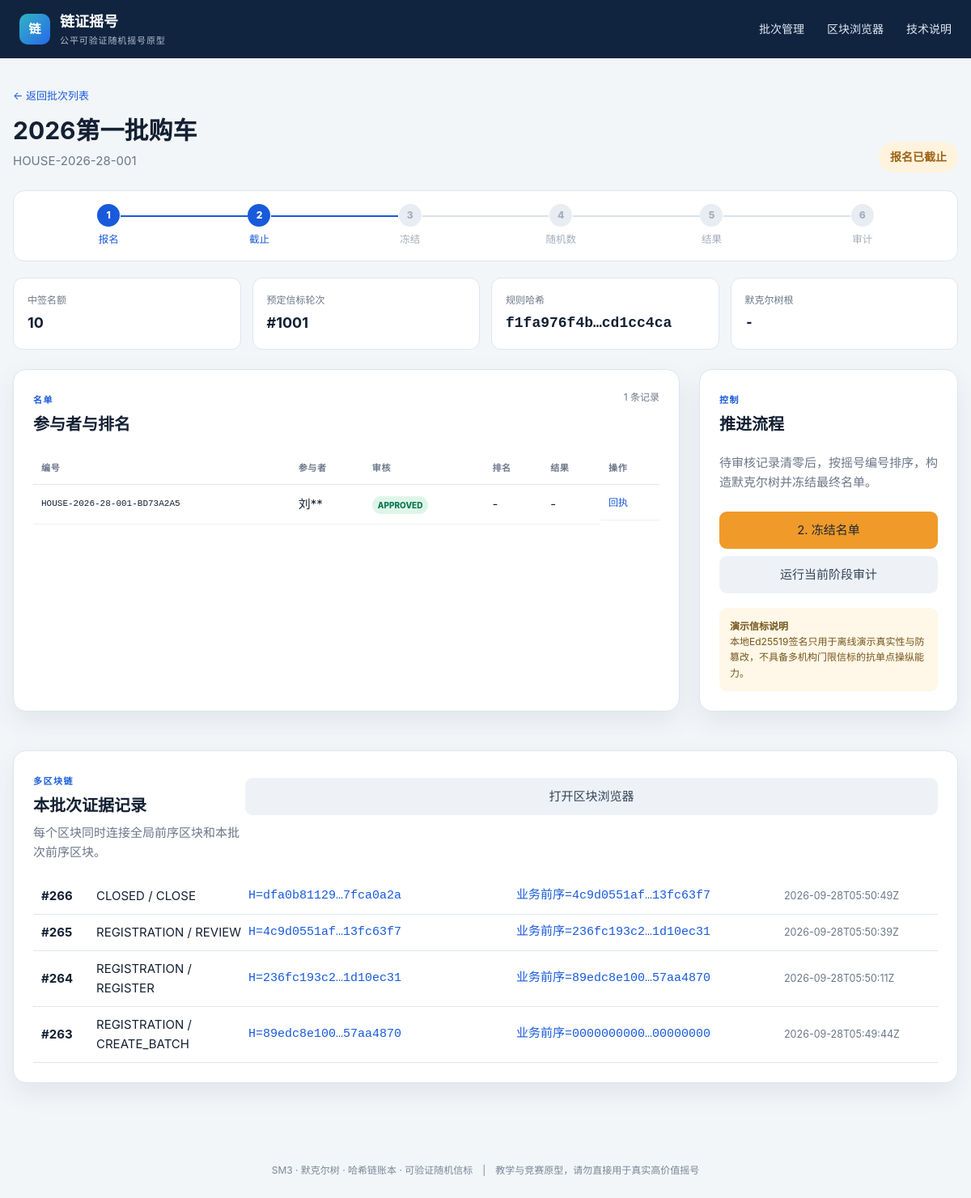
/batches/2, run on the app's committed database.
### tables this page shows
CREATE TABLE batches (
    id INTEGER PRIMARY KEY AUTOINCREMENT,
    batch_id TEXT NOT NULL UNIQUE,
    title TEXT NOT NULL,
    winner_count INTEGER NOT NULL CHECK(winner_count > 0),
    status TEXT NOT NULL DEFAULT 'REGISTRATION',
    rule_json TEXT NOT NULL,
    rule_hash TEXT NOT NULL,
    beacon_round INTEGER NOT NULL,
    created_at TEXT NOT NULL,
    closed_at TEXT,
    frozen_at TEXT,
    merkle_root TEXT,
    manifest_hash TEXT,
    beacon_json TEXT,
    seed TEXT,
    drawn_at TEXT
);

CREATE TABLE participants (
    id INTEGER PRIMARY KEY AUTOINCREMENT,
    batch_db_id INTEGER NOT NULL REFERENCES batches(id),
    lottery_no TEXT NOT NULL,
    name TEXT NOT NULL,
    id_number TEXT NOT NULL,
    contact TEXT NOT NULL,
    salt TEXT NOT NULL,
    commitment TEXT NOT NULL,
    status TEXT NOT NULL DEFAULT 'PENDING',
    registered_at TEXT NOT NULL,
    reviewed_at TEXT,
    leaf_hash TEXT,
    score TEXT,
    rank INTEGER,
    is_winner INTEGER NOT NULL DEFAULT 0,
    UNIQUE(batch_db_id, lottery_no),
    UNIQUE(batch_db_id, id_number)
);

CREATE TABLE ledger_blocks (
    height INTEGER PRIMARY KEY,
    previous_hash TEXT NOT NULL,
    tx_type TEXT NOT NULL,
    payload_json TEXT NOT NULL,
    timestamp TEXT NOT NULL,
    block_hash TEXT NOT NULL UNIQUE,
    batch_id TEXT,
    stage TEXT NOT NULL DEFAULT 'LEGACY',
    data_hash TEXT,
    state_hash TEXT,
    business_previous_hash TEXT
);

### app.py (the view)
    @app.get("/batches/<int:batch_db_id>")
    def batch_detail(batch_db_id):
        batch = get_batch_or_404(batch_db_id)
        people = participants_for(batch_db_id)
        blocks = get_db().execute(
            "SELECT * FROM ledger_blocks WHERE batch_id=? "
            "ORDER BY height DESC LIMIT 40",
            (batch["batch_id"],),
        ).fetchall()
        return render_template("batch.html", batch=batch, people=people, blocks=blocks)

### database.py (called while the page is built)
def connect(path: str | Path) -> sqlite3.Connection:
    conn = sqlite3.connect(path)
    conn.row_factory = sqlite3.Row
    conn.execute("PRAGMA foreign_keys = ON")
    return conn

### templates/batch.html (shortened to what this page needs)
{% extends "base.html" %}
{% block content %}
<div class="page-head">
  <div><a class="back" href="{{ url_for('index') }}">← 返回批次列表</a><h1>{{ batch['title'] }}</h1><p>{{ batch['batch_id'] }}</p></div>
  <span class="badge large status-{{ batch['status']|lower }}">{{ batch['status']|status_label }}</span>
</div>
<section class="timeline">
  {% set stages = [('REGISTRATION','报名'),('CLOSED','截止'),('FROZEN','冻结'),('RANDOM_READY','随机数'),('DRAWN','结果'),('AUDITED','审计')] %}
  {% set values = ['REGISTRATION','CLOSED','FROZEN','RANDOM_READY','DRAWN','AUDITED'] %}
  {% set current = values.index(batch['status']) if batch['status'] in values else 0 %}
  {% for code,label in stages %}<div class="{{ 'done' if loop.index0 <= current else '' }}"><span>{{ loop.index }}</span><small>{{ label }}</small></div>{% endfor %}
</section>
<div class="metrics">
  <div><small>中签名额</small><strong>{{ batch['winner_count'] }}</strong></div>
  <div><small>预定信标轮次</small><strong>#{{ batch['beacon_round'] }}</strong></div>
  <div><small>规则哈希</small><strong class="mono">{{ batch['rule_hash']|short_hash }}</strong></div>
  <div><small>默克尔树根</small><strong class="mono">{{ batch['merkle_root']|short_hash }}</strong></div>
</div>
<div class="grid main-side">
  <section class="card">
    <div class="card-head"><div><span class="step">名单</span><h2>参与者与排名</h2></div><span class="count">{{ people|length }} 条记录</span></div>
    {% if people %}
    <div class="table-wrap"><table>
      <thead><tr><th>编号</th><th>参与者</th><th>审核</th><th>排名</th><th>结果</th><th>操作</th></tr></thead>
      <tbody>{% for p in people %}<tr>
        <td class="mono small">{{ p['lottery_no'] }}</td><td>{{ p['name']|mask_name }}</td>
        <td><span class="badge mini participant-{{ p['status']|lower }}">{{ p['status'] }}</span></td>
        <td>{{ p['rank'] or '-' }}</td><td>{% if p['is_winner'] %}<span class="winner">中签</span>{% elif p['rank'] %}未中签{% else %}-{% endif %}</td>
        <td class="actions">
          <a class="link" href="{{ url_for('receipt', participant_id=p['id']) }}">回执</a>
        </td>
      </tr>{% endfor %}</tbody>
    </table></div>
    {% else %}<div class="empty">当前还没有报名记录。</div>{% endif %}
  </section>
  <aside class="card controls">
    <div class="card-head"><div><span class="step">控制</span><h2>推进流程</h2></div></div>
    {% if batch['status']=='REGISTRATION' %}
      <p>关闭报名后不能再添加参与者，但仍可处理截止前的待审核记录。</p>
      <form method="post" action="{{ url_for('close_batch', batch_db_id=batch['id']) }}"><button class="button warning" type="submit">1. 关闭报名</button></form>
    {% elif batch['status']=='CLOSED' %}
      <p>待审核记录清零后，按摇号编号排序，构造默克尔树并冻结最终名单。</p>
      <form method="post" action="{{ url_for('freeze_batch', batch_db_id=batch['id']) }}"><button class="button warning" type="submit">2. 冻结名单</button></form>
    {% elif batch['status']=='FROZEN' %}
      <p>名单已经固定。现在才允许产生预定轮次的随机信标。</p>
      <form method="post" action="{{ url_for('emit_beacon', batch_db_id=batch['id']) }}"><button class="button warning" type="submit">3. 产生演示信标</button></form>
    {% elif batch['status']=='RANDOM_READY' %}
      <p>信标签名验证通过。将为每个唯一编号独立计算SM3分值并排序。</p>
      <form method="post" action="{{ url_for('draw', batch_db_id=batch['id']) }}"><button class="button warning" type="submit">4. 执行摇号</button></form>
    {% elif batch['status']=='DRAWN' %}
      <p>摇号已经完成。先公开复算全部证据，再将审计报告摘要封存为最后一个区块。</p>
      <a class="button primary" href="{{ url_for('audit_page', batch_db_id=batch['id']) }}">查看公开审计</a>
      <form method="post" action="{{ url_for('seal_audit', batch_db_id=batch['id']) }}"><button class="button warning" type="submit">5. 生成审计区块</button></form>
    {% elif batch['status']=='AUDITED' %}
      <p>规则、名单、随机信标、结果和审计报告已经形成完整的多区块证据链。</p>
      <a class="button primary" href="{{ url_for('audit_page', batch_db_id=batch['id']) }}">查看最终审计</a>
    {% endif %}
    <a class="button secondary" href="{{ url_for('audit_page', batch_db_id=batch['id']) }}">运行当前阶段审计</a>
    <div class="notice"><strong>演示信标说明</strong><span>本地Ed25519签名只用于离线演示真实性与防篡改，不具备多机构门限信标的抗单点操纵能力。</span></div>
  </aside>
</div>
<section class="card">
  <div class="card-head"><div><span class="step">多区块链</span><h2>本批次证据记录</h2><p>每个区块同时连接全局前序区块和本批次前序区块。</p></div><a class="button secondary" href="{{ url_for('chain_explorer') }}">打开区块浏览器</a></div>
  {% if blocks %}<div class="ledger-list">{% for block in blocks %}<div><b>#{{ block['height'] }}</b><span>{{ block['stage'] }} / {{ block['tx_type'] }}</span><code title="当前区块哈希">H={{ block['block_hash']|short_hash }}</code><code title="本批次前序哈希">业务前序={{ block['business_previous_hash']|short_hash }}</code><small>{{ block['timestamp'] }}</small></div>{% endfor %}</div>{% else %}<div class="empty">暂无记录。</div>{% endif %}
</section>
{% endblock %}

### templates/base.html (shortened to what this page needs)
<!doctype html>
<html lang="zh-CN">
<head>
  <link rel="stylesheet" href="{{ url_for('static', filename='style.css') }}">
</head>
<body>
  <header class="topbar">
    <a class="brand" href="{{ url_for('index') }}">
      <span class="brand-mark">链</span>
      <span><strong>链证摇号</strong><small>公平可验证随机摇号原型</small></span>
    </a>
    <nav><a href="{{ url_for('index') }}">批次管理</a><a href="{{ url_for('chain_explorer') }}">区块浏览器</a><a href="{{ url_for('index') }}#about">技术说明</a></nav>
  </header>
  <main class="page">
    {% block content %}{% endblock %}
  </main>
  <footer>SM3 · 默克尔树 · 哈希链账本 · 可验证随机信标　|　教学与竞赛原型，请勿直接用于真实高价值摇号</footer>
</body>
</html>

### data on the page
batches: title "2026第一批购车", batch_id "HOUSE-2026-28-001", status|status_label "报名已截止", winner_count "10", beacon_round "1001", rule_hash|short_hash "f1fa976f4b…cd1cc4ca"
participants: lottery_no "HOUSE-2026-28-001-BD73A2A5", name|mask_name "刘**", status "APPROVED", p "-"
ledger_blocks: height "266", stage "CLOSED", tx_type "CLOSE", block_hash|short_hash "dfa0b81129…7fca0a2a", business_previous_hash|short_hash "4c9d0551af…13fc63f7", timestamp "2026-09-28T05:50:49Z"
ledger_blocks: height "265", stage "REGISTRATION", tx_type "REVIEW", block_hash|short_hash "4c9d0551af…13fc63f7", business_previous_hash|short_hash "236fc193c2…1d10ec31", timestamp "2026-09-28T05:50:39Z"
ledger_blocks: height "264", stage "REGISTRATION", tx_type "REGISTER", block_hash|short_hash "236fc193c2…1d10ec31", business_previous_hash|short_hash "89edc8e100…57aa4870", timestamp "2026-09-28T05:50:11Z"
ledger_blocks: height "263", stage "REGISTRATION", tx_type "CREATE_BATCH", block_hash|short_hash "89edc8e100…57aa4870", business_previous_hash|short_hash "0000000000…00000000", timestamp "2026-09-28T05:49:44Z"

### other printed values
{{ label }} "报名" "截止" "冻结" "随机数" "结果" "审计"
{{ batch['merkle_root']|short_hash }} "-"
{{ people|length }} "1"
